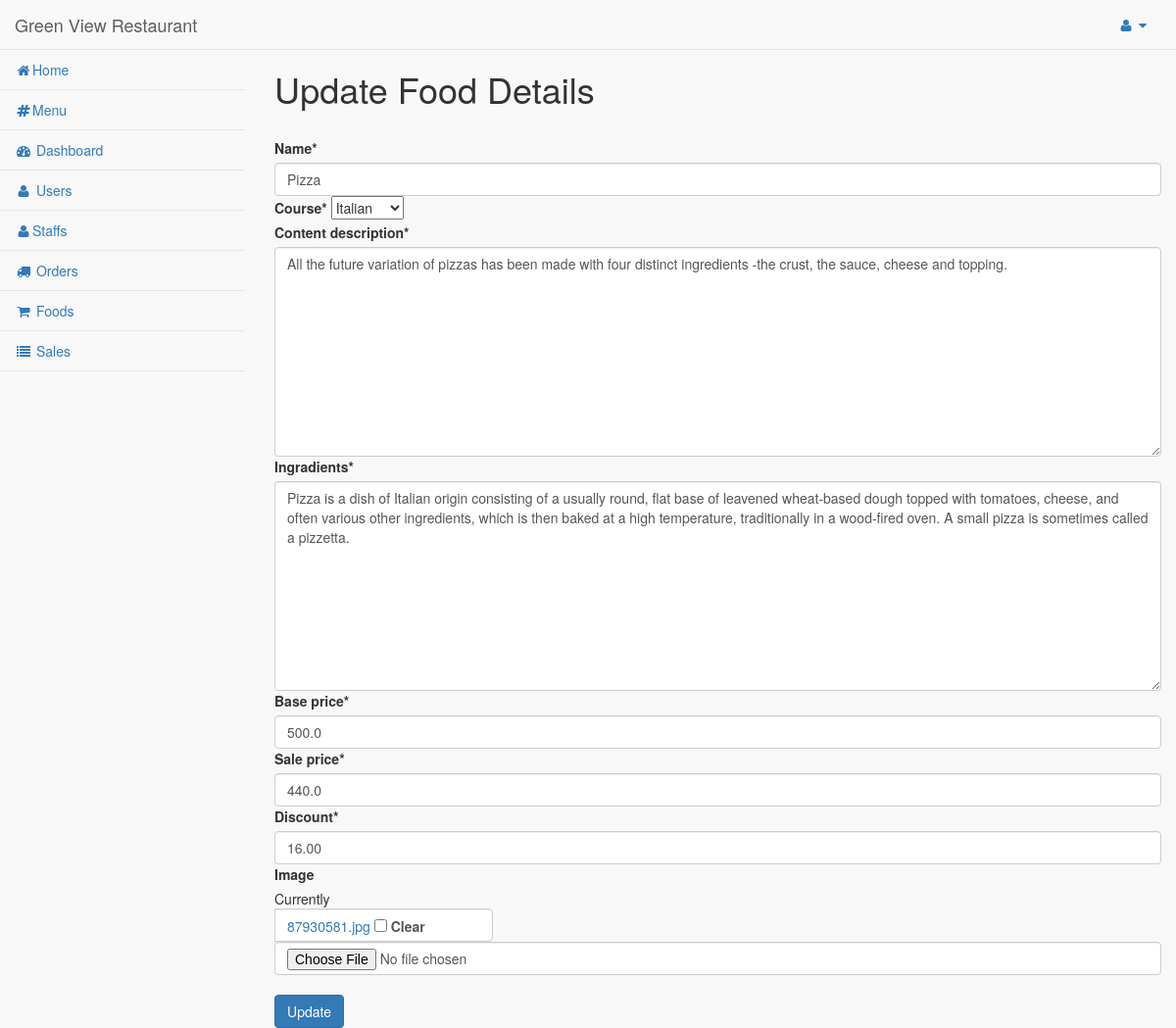
/dashboard/admin/foods/1/update (signed in), run on the app's committed database.
### hotel/models.py (models this page shows, shortened)
class Food(models.Model):
    bengali = 'Bengali'
    thai = 'Thai'
    chinese = 'Chinese'
    indian = 'Indian'
    italian = 'Italian'
    COURSE = (
        (bengali, bengali),
        (thai, thai),
        (chinese, chinese),
        (indian, indian),
        (italian, italian),
    )
    disabled = 'Disabled'
    enabled = 'Enabled'
    STATUS = (
        (disabled, disabled),
        (enabled, enabled),
    )
    name = models.CharField(max_length=250)
    course = models.CharField(max_length=50, choices=COURSE)
    content_description = models.TextField()
    ingradients = models.TextField()
    base_price = models.FloatField()
    sale_price = models.FloatField(default=base_price)
    discount = models.DecimalField(default=0, decimal_places=2, max_digits=5)
    image = models.FileField(blank=True, null=True)
    num_order = models.IntegerField(default=0)

### hotel/views.py (the view)
# urls.py: path('dashboard/admin/foods/<int:pk>/update', FoodUpdateView.as_view(), name="edit_food"),
class FoodUpdateView(LoginRequiredMixin, UpdateView):
    model = Food
    fields = ['name', 'course', 'content_description', 'ingradients',
              'base_price', 'sale_price', 'discount', 'image'
              ]
    template_name = 'admin_temp/update_food.html'
    success_url = reverse_lazy('hotel:foods_admin')

### hotel/templates/admin_temp/update_food.html (shortened to what this page needs)
{% load static %}
{% load crispy_forms_tags %}
{% include "includes/base.html" %}
{% block main %}
    <div class="container">
      <div class="row" style="margin-left: 250px">
          <h1>Update Food Details</h1>
          <div class="col align-self-center">
              <div class="card h-100">
                <div class="card-body">
                  <form method="post" enctype="multipart/form-data">
                    {{ form |crispy  }}
                    <input type="submit" class="btn btn-primary" value="Update" />
                  </form>
                </div>
              </div>
          </div>
      </div>
    </div>
{% endblock %}

### data on the page
Food: name "Pizza", course "Italian", content_description "All the future variation of pizzas has been made with four distinct ingredients -the crust, the sauce, cheese and topping.", ingradients "Pizza is a dish of Italian origin consisting of a usually round, flat base of leavened wheat-based dough topped with tomatoes, cheese, and often various other ingredients, which is then baked at a high temperature, traditionally in a wood-fired oven. A small pizza is sometimes called a pizzetta.", base_price "500.0", sale_price "440.0", discount "16.00"
